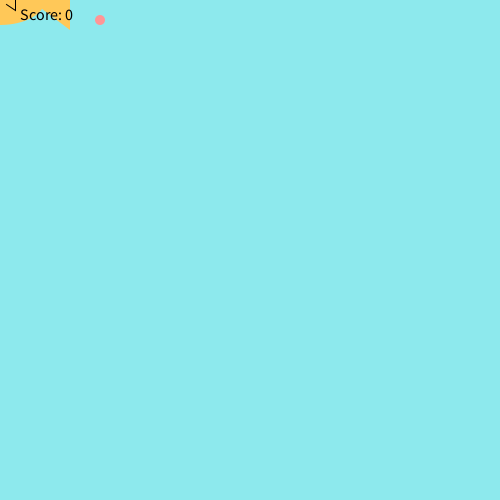
Frame 1 (no input)
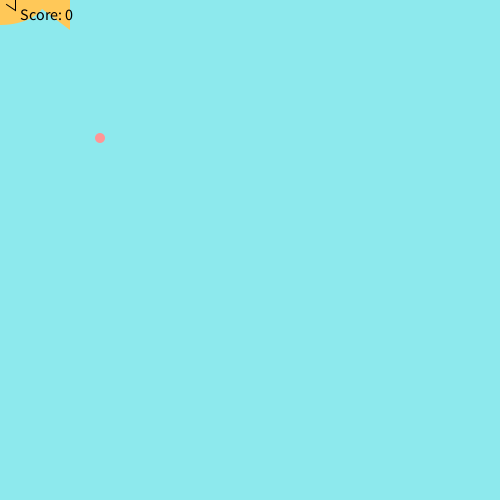
Frame 60 (the mouse pressed at the canvas centre just before this capture)
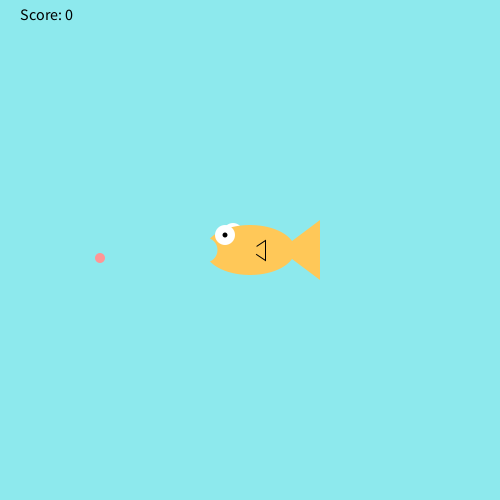
Frame 120 (the mouse held since frame 60 and released just before this capture)

The Processing sketch that drew these frames (run headless with seeded random() and noise(); from frame 60 on, the mouse is pressed at the canvas centre):

// Processing sketch: sketch_180719a
// ── sketch_180719a.pde
int foodX = 100;
int foodY = 20;
int score = 0;
int speed = 2;

void setup() {
  size(500,500);
}

void draw() {
  background(141,233,237);
  drawFish();
  fill(255,150,150);
  noStroke();
  ellipse(foodX, foodY,  10, 10);
  foodY += speed;
  checkCatch(foodX,foodY);
  if(foodY >= 500) {
   foodY = 0;
   foodX = (int) random(width-20);
   score -= 1;
  }
  fill(0, 0, 0);
  textSize(16);
  text("Score: " + score, 20, 20);
  if(score >= 20) {
   textSize(20); //if it’s not big enough
   text("You win!", 250, 250);
   speed = 0;
   
  }
}

void drawFish(){
     noStroke();
     fill(255,255,255);
     ellipse(mouseX-17,mouseY-17,20,20); //back side eye
     fill(255,200,88);
     ellipse(mouseX,mouseY,90,50); //body
     triangle(mouseX+30,mouseY,mouseX+70,mouseY+30,mouseX+70,mouseY-30); //tail
     stroke(0);
     triangle(mouseX,mouseY,mouseX+15,mouseY+10,mouseX+15,mouseY-10); //side fin
     noStroke();
     fill(255,200,88);
     ellipse(mouseX,mouseY,15,15); //side fin cover
     noStroke();
     fill(255,255,255);
     ellipse(mouseX-25,mouseY-15,20,20); //front eye
     fill(0,0,0);
     ellipse(mouseX-25,mouseY-15,5,5); //pupil
     fill(141,233,237);
     ellipse(mouseX-45,mouseY,25,25); //mouth
}

void checkCatch(int x, int y){
     if(x > mouseX && x < mouseX+70){
          if(y > mouseY-17 && y < mouseY+30){
               score++;
               foodY = 20; //if the food was eaten, make more food fall from the top
               foodX = (int) random(width-20);
          }
     }
     else if (foodY > height && score > 0){
          score--;
     }
}
